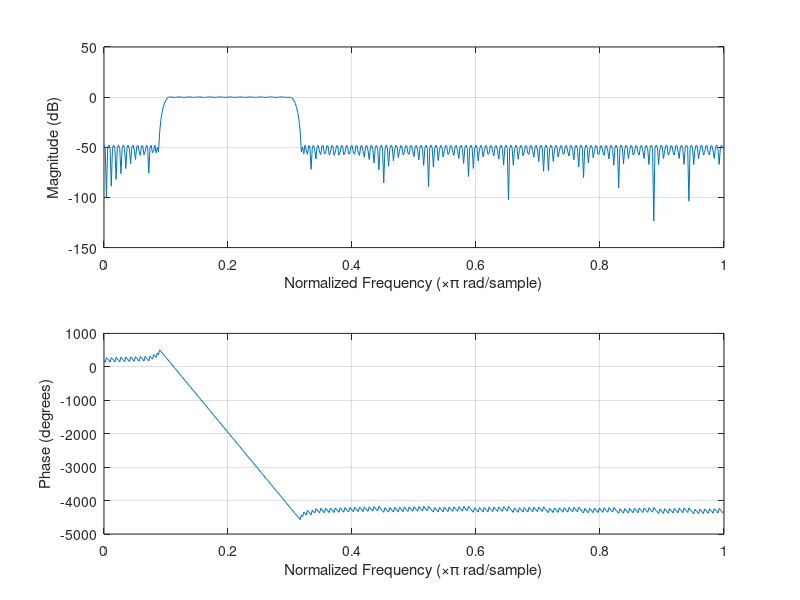

MATLAB code to generate this figure:
% FIR
% filter specification
%-----------------------------------------
rp = 0.5;  % ripple of passband
sa = 48;    % minimum stopband attenuation
fs = 8000;  % sampling_frq
f = [355 415 1200 1270];    % cutoff freqs (for each transition)
a = [0 1 0];    % desired amplitudes at the bands defined in f

% Approximating filter order and generating coefficients
%--------------------------------
%equation to calc the max deviation allowable for each band
dev_rp = (10^(rp/20)-1)/(10^(rp/20)+1);
dev_sa = (10^(-sa/20));
dev = [dev_sa dev_rp dev_sa];

%firpmord estimates the order(n); frequency(fo); amplitude(ao) and weights(w)
%required for filter of the specification above
[n,fo,ao,w] = firpmord(f,a,dev,fs);

%firpm(N,F,A,W) returns a filter of order N+1 
%therefore, we need a buffer of size length N+1 in our C code
B = firpm(n,fo,ao,w);

freqz(B);

%writing buffer size and coefficient values to a 'fir_coef.txt'
write_B = fopen('fir_coef.txt','wt');
 
%this prints out the length of the buffer required for the filter in C
fprintf(write_B,'#define N %d\n', length(B));
%this intializes the buffer 
fprintf(write_B,'double b[] = {');
%------write coeffs into array-------------------------
for i = 1: length(B)-1
    fprintf(write_B,'%e, ',B(i));
end
fprintf(write_B,'%c}; \n', B(length(B)));
fclose('all');
